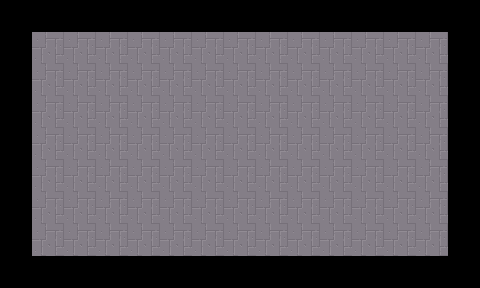

Tiled map render using the project's own tile images. Description and the whole map definition, tile-layer contents included, below:
An orthogonal 15x9 tile map with 32x32 px tiles, 2 tile layers (ground, obstacles) and 12 objects.

<map version="1.5" tiledversion="1.6.0" orientation="orthogonal" renderorder="right-down" width="15" height="9" tilewidth="32" tileheight="32" infinite="0" nextlayerid="10" nextobjectid="83">
 <tileset firstgid="1" source="../room.tsx" />
 <layer id="1" name="ground" width="15" height="9">
  <data encoding="csv">
0,0,0,0,0,0,0,0,0,0,0,0,0,0,0,
0,19,19,19,19,19,19,19,19,19,19,19,19,19,0,
0,19,19,19,19,19,19,19,19,19,19,19,19,19,0,
0,19,19,19,19,19,19,19,19,19,19,19,19,19,0,
0,19,19,19,19,19,19,19,19,19,19,19,19,19,0,
0,19,19,19,19,19,19,19,19,19,19,19,19,19,0,
0,19,19,19,19,19,19,19,19,19,19,19,19,19,0,
0,19,19,19,19,19,19,19,19,19,19,19,19,19,0,
0,0,0,0,0,0,0,0,0,0,0,0,0,0,0
</data>
 </layer>
 <objectgroup id="9" name="fire" />
 <objectgroup id="5" name="doors-UP">
  <object id="36" x="224" y="0" width="32" height="32" />
 </objectgroup>
 <objectgroup id="6" name="doors-RIGHT">
  <object id="37" x="448" y="128" width="32" height="32" />
 </objectgroup>
 <objectgroup id="7" name="doors-LEFT">
  <object id="39" x="0" y="128" width="32" height="32" />
 </objectgroup>
 <objectgroup id="8" name="doors-DOWN">
  <object id="40" x="224" y="256" width="32" height="32" />
 </objectgroup>
 <layer id="3" name="obstacles" width="15" height="9">
  <data encoding="csv">
0,0,0,0,0,0,0,0,0,0,0,0,0,0,0,
0,0,0,0,0,0,0,0,0,0,0,0,0,0,0,
0,0,0,0,0,0,0,0,0,0,0,0,0,0,0,
0,0,0,0,0,0,0,0,0,0,0,0,0,0,0,
0,0,0,0,0,0,0,0,0,0,0,0,0,0,0,
0,0,0,0,0,0,0,0,0,0,0,0,0,0,0,
0,0,0,0,0,0,0,0,0,0,0,0,0,0,0,
0,0,0,0,0,0,0,0,0,0,0,0,0,0,0,
0,0,0,0,0,0,0,0,0,0,0,0,0,0,0
</data>
 </layer>
 <objectgroup id="4" name="border">
  <object id="3" x="0" y="0" width="224" height="32" />
  <object id="4" x="448" y="0" width="32" height="128" />
  <object id="24" x="256" y="0" width="224" height="32" />
  <object id="25" x="448" y="160" width="32" height="128" />
  <object id="26" x="0" y="256" width="224" height="32" />
  <object id="27" x="256" y="256" width="224" height="32" />
  <object id="28" x="0" y="0" width="32" height="128" />
  <object id="29" x="0" y="160" width="32" height="128" />
 </objectgroup>
 <objectgroup id="9" name="fire" />
</map>
